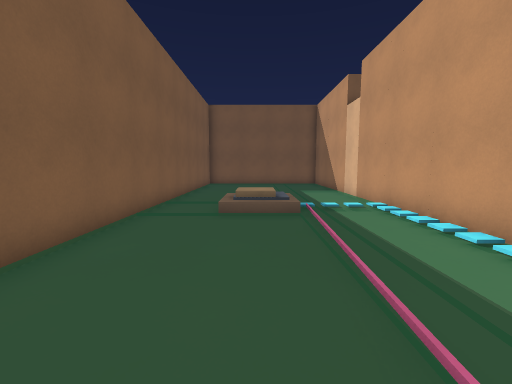
view 1 (above)

13 first-person views from a walk through a Godot game level. The camera is 1.4 m above the floor, tilts 6° down and sees 90° across. The floor is counted in squares, 1 m on a side. Each view is taken from the middle of a square. On the plan, view 1 faces up. The plan holds only what a view shows up to about 13 squares ahead; the rest is blank. The place goes on beyond the plan.

view 2
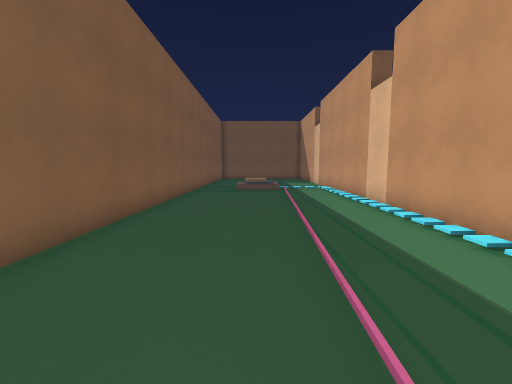

view 3
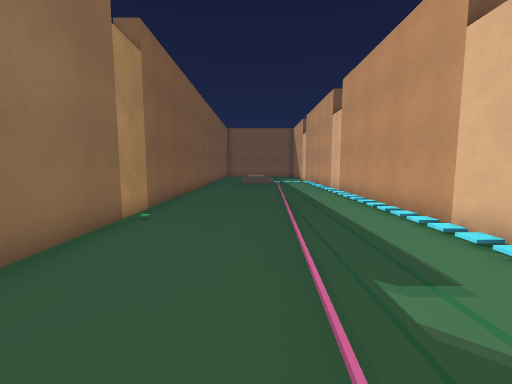

view 4
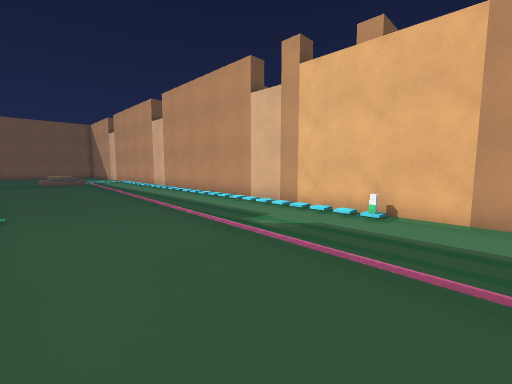

view 5
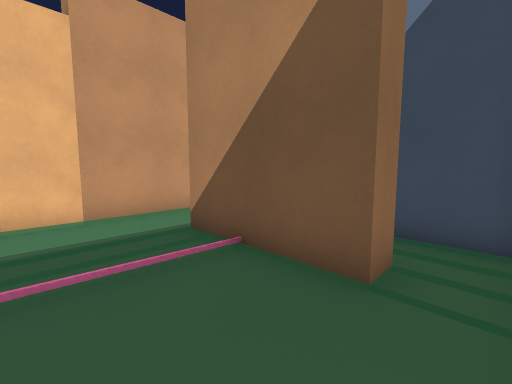

view 6
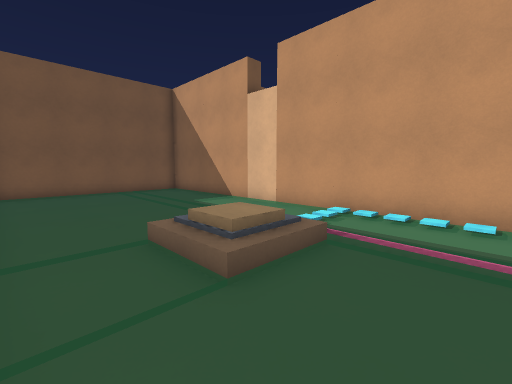

view 7
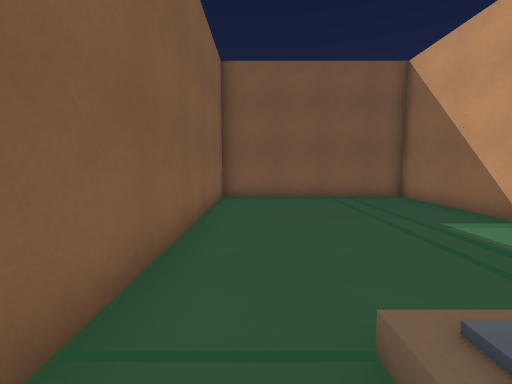

view 8
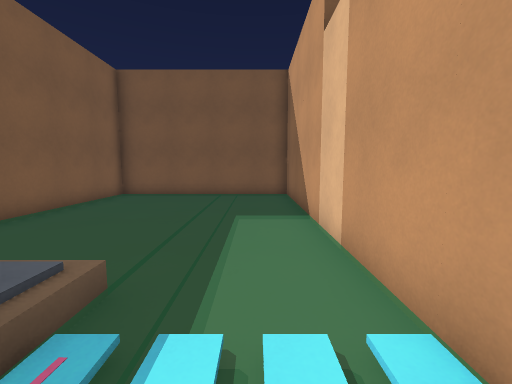

view 9
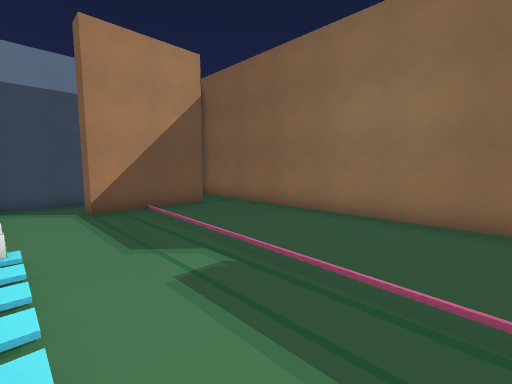

view 10
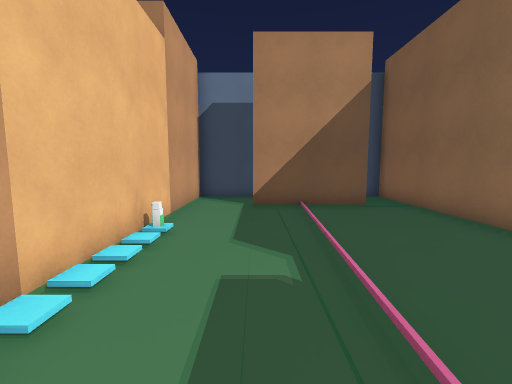

view 11
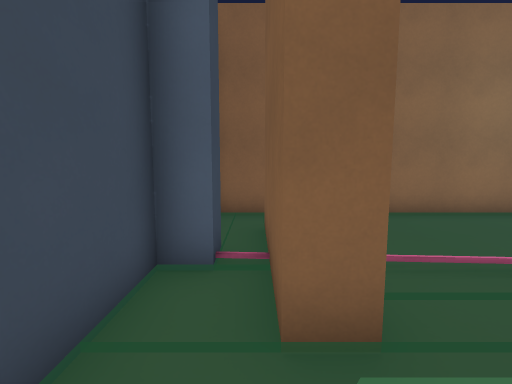

view 12
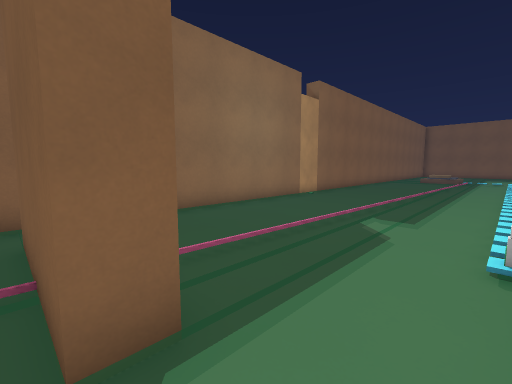

view 13
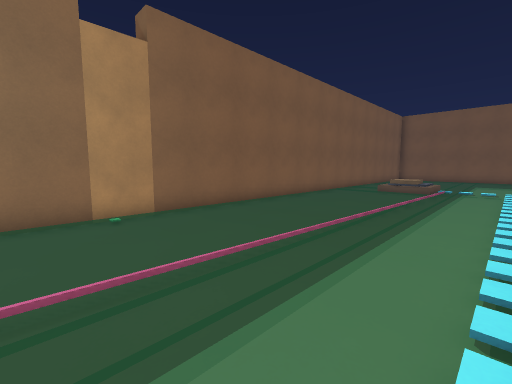

### Floor plan
Points are (right, up) in squares from view 1. A wall is a line through its corners. A room is listed if a view was taken in it or the views show most of it. See-through windows are left out.
Room 1 (views 1, 2, 3, 4, 5, 6, 7, 8, 9, 10, 13)
walls: (4.5, -14.4) (4.5, 19.4) (-3.5, 19.4) (-3.5, -17.4) (-1.4, -17.4); (0.1, -15.8) (-1.9, -15.8) (-1.9, -15) (2.1, -15)
ways out: opening at (3.5, -15.5) to room 2
Room 2 (views 11, 12)
walls: (2.1, -15) (2.1, -15.8) (0.1, -15.8); (0.5, -16.6) (0.5, -17.4) (4.5, -17.4) (4.5, -14.4)
ways out: opening at (3.5, -15.5) to room 1

Positions as (right, up) in squares from view 1, and headings:
1: (0, 0), facing up
2: (0, -7), facing up
3: (0, -12), facing up
4: (-3, -14), facing up-right
5: (-3, -12), facing down-right
6: (-3, 5), facing up-right
7: (-2, 8), facing up
8: (3, 7), facing up
9: (4, -6), facing down-left
10: (2, -6), facing down
11: (4, -16), facing left
12: (4, -16), facing up-left
13: (4, -7), facing up-left
